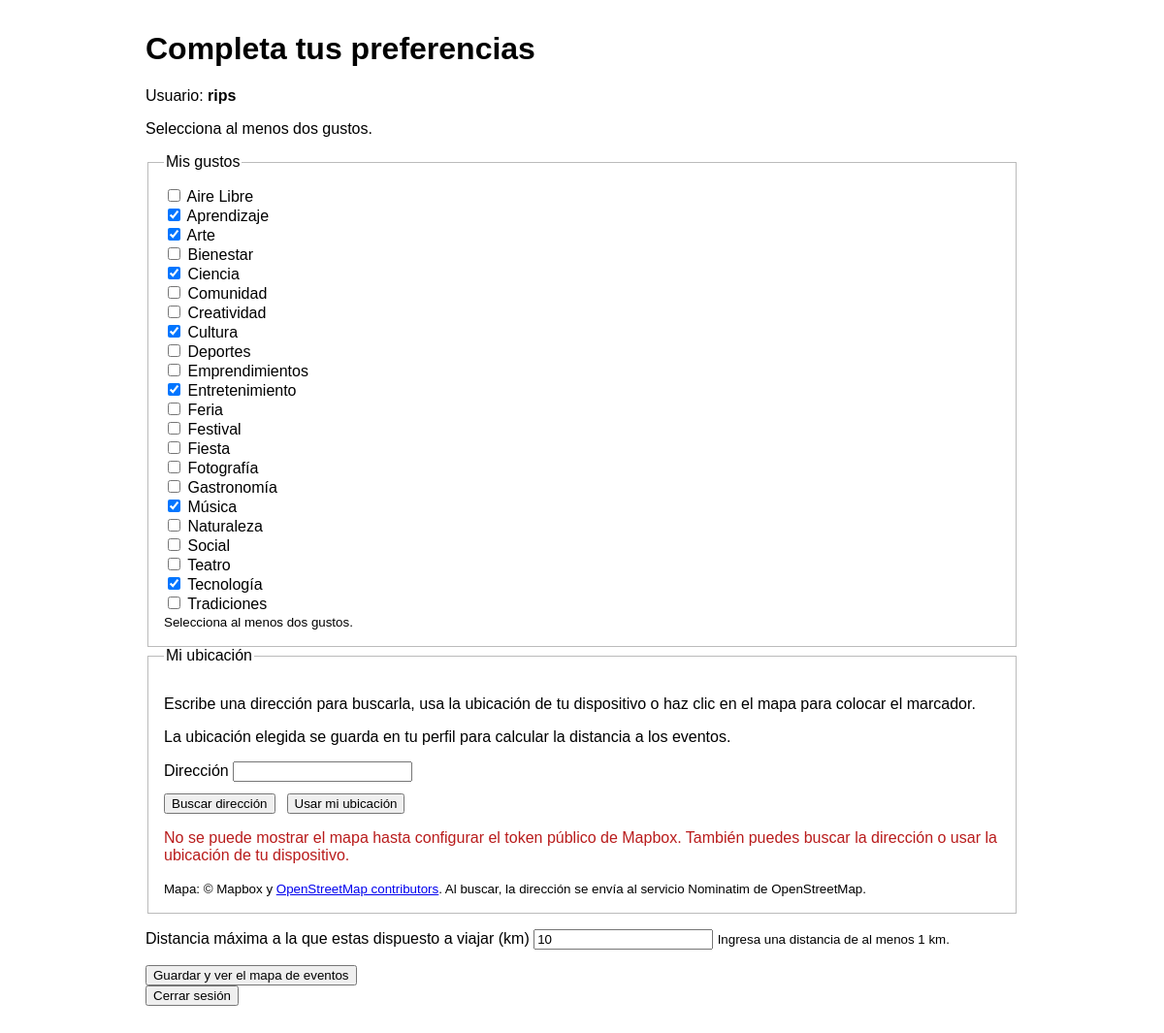
Page /perfil/ (signed in) on the committed database.
### cultura_app/models.py (models this page shows, shortened)
class Etiqueta(models.Model):
    nombre = models.CharField(max_length=50, unique=True)
    activo = models.BooleanField(default=True)
    def __str__(self):
        return self.nombre

class Usuario(models.Model):
    cuenta = models.OneToOneField(
        settings.AUTH_USER_MODEL,
        on_delete=models.PROTECT,
        related_name='perfil_cultural',
        null=True,
        blank=True,
    )
    nombre = models.CharField(max_length=150)
    gustos = models.ManyToManyField('Etiqueta', related_name='usuarios', blank=True)
    latitud = models.FloatField(default=-33.0472)
    longitud = models.FloatField(default=-71.6127)
    distancia_maxima = models.IntegerField(validators=[MinValueValidator(1)])
    activo = models.BooleanField(default=True)
    class Meta:
        constraints = [
            models.CheckConstraint(
                condition=models.Q(distancia_maxima__gte=1),
                name='usuario_distancia_min_1_km',
            ),
        ]

### cultura_app/views.py (the view, shortened to what this page needs)
# urls.py: path('perfil/', views.perfil, name='perfil'),
@login_required
def perfil(request):
    usuario = Usuario.objects.filter(cuenta=request.user).first()
    if usuario and not usuario.activo:
        return render(request, 'cultura_app/perfil.html', {'cuenta_inactiva': True}, status=403)
    if usuario is None:
        usuario = Usuario(
            cuenta=request.user,
            nombre=request.user.get_username(),
            distancia_maxima=1,
        )
    form = PreferenciasForm(request.POST or None, instance=usuario)
    return render(
        request,
        'cultura_app/perfil.html',
        {'form': form, 'mapbox_access_token': settings.MAPBOX_ACCESS_TOKEN},
    )

### cultura_app/templates/cultura_app/perfil.html (shortened to what this page needs)
<!DOCTYPE html>
<html lang="es">
<head>
</head>
<body>
    <main>
        {% if cuenta_inactiva %}
        <h1>Cuenta desactivada</h1>
        <p>Tu perfil está desactivado. Contacta a la administración para volver a usarlo.</p>
        <form method="post" action="{% url 'salir' %}">
            {% csrf_token %}
            <button type="submit">Cerrar sesión</button>
        </form>
        {% else %}
        <h1>Completa tus preferencias</h1>
        <p>Usuario: <strong>{{ request.user.get_username }}</strong></p>
        <p>Selecciona al menos dos gustos.</p>
        <form method="post" id="perfil-form" data-geocode-url="{% url 'buscar_direccion' %}">
            <fieldset>
                <legend>Mis gustos</legend>
                {% for opcion in form.gustos %}
                <label>{{ opcion.tag }} {{ opcion.choice_label }}</label><br>
                {% empty %}
                <p>No hay etiquetas activas disponibles. Contacta a la administración.</p>
                {% endfor %}
                <small>{{ form.gustos.help_text }}</small>
            </fieldset>
            <fieldset>
                <legend>Mi ubicación</legend>
                <p>Escribe una dirección para buscarla, usa la ubicación de tu dispositivo o haz clic en el mapa para colocar el marcador.</p>
                <p>La ubicación elegida se guarda en tu perfil para calcular la distancia a los eventos.</p>
                <label for="direccion">Dirección</label>
                <input id="direccion" type="text" maxlength="200" autocomplete="street-address">
                <div class="actions">
                    <button type="button" id="buscar-direccion">Buscar dirección</button>
                    <button type="button" id="usar-ubicacion">Usar mi ubicación</button>
                </div>
                {% if mapbox_access_token %}
                <div id="map" aria-label="Selecciona tu ubicación en el mapa"></div>
                {% else %}
                <p class="errorlist">No se puede mostrar el mapa hasta configurar el token público de Mapbox. También puedes buscar la dirección o usar la ubicación de tu dispositivo.</p>
                {% endif %}
                <small>
                    Mapa: © Mapbox y
                    <a href="https://www.openstreetmap.org/copyright" target="_blank" rel="noopener noreferrer">OpenStreetMap contributors</a>.
                    Al buscar, la dirección se envía al servicio Nominatim de OpenStreetMap.
                </small>
            </fieldset>
            <p>
                <label for="{{ form.distancia_maxima.id_for_label }}">{{ form.distancia_maxima.label }}</label>
                {{ form.distancia_maxima }}
                <small>{{ form.distancia_maxima.help_text }}</small>
            </p>
            <button type="submit">Guardar y ver el mapa de eventos</button>
        </form>
        <form method="post" action="{% url 'salir' %}">
            <button type="submit">Cerrar sesión</button>
        </form>
        {% endif %}
    </main>
</body>
</html>

### cultura_app/templates/cultura_app/perfil.html (style rules this page uses)
body { font-family: Arial, sans-serif; max-width: 900px; margin: 2rem auto; padding: 0 1rem; }
.errorlist { color: #b91c1c; }
fieldset { border: 1px solid #bbb; padding: 1rem; }
.actions { display: flex; flex-wrap: wrap; gap: .75rem; margin: .75rem 0; }

### rows in the picture
Etiqueta: choice_label "Aire Libre"
Etiqueta: choice_label "Aprendizaje"
Etiqueta: choice_label "Arte"
Etiqueta: choice_label "Bienestar"
Etiqueta: choice_label "Ciencia"
Etiqueta: choice_label "Comunidad"
Etiqueta: choice_label "Creatividad"
Etiqueta: choice_label "Cultura"
Etiqueta: choice_label "Deportes"
Etiqueta: choice_label "Emprendimientos"
Etiqueta: choice_label "Entretenimiento"
Etiqueta: choice_label "Feria"
Etiqueta: choice_label "Festival"
Etiqueta: choice_label "Fiesta"
Etiqueta: choice_label "Fotografía"
Etiqueta: choice_label "Gastronomía"
Etiqueta: choice_label "Música"
Etiqueta: choice_label "Naturaleza"
Etiqueta: choice_label "Social"
Etiqueta: choice_label "Teatro"
Etiqueta: choice_label "Tecnología"
Etiqueta: choice_label "Tradiciones"
Usuario: distancia_maxima "10"

### other values in the picture
{{ request.user.get_username }} "rips"
